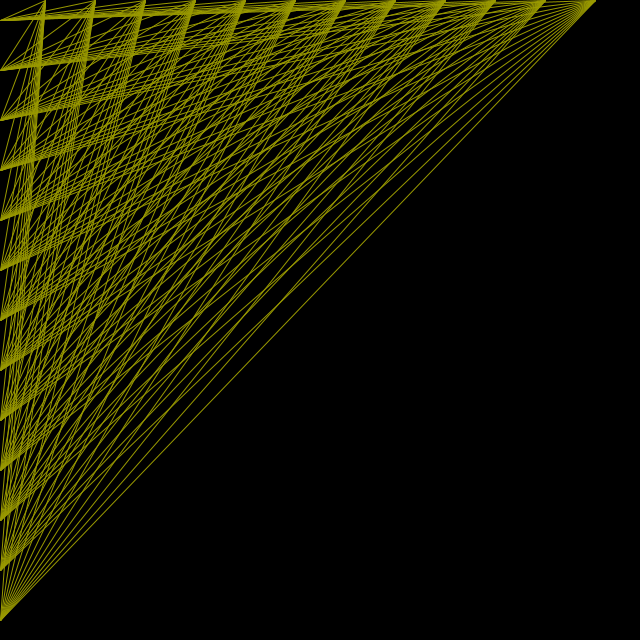
Frame 1 (no input)
Frame 60 (the mouse pressed at the canvas centre just before this capture): identical to frame 1, image omitted
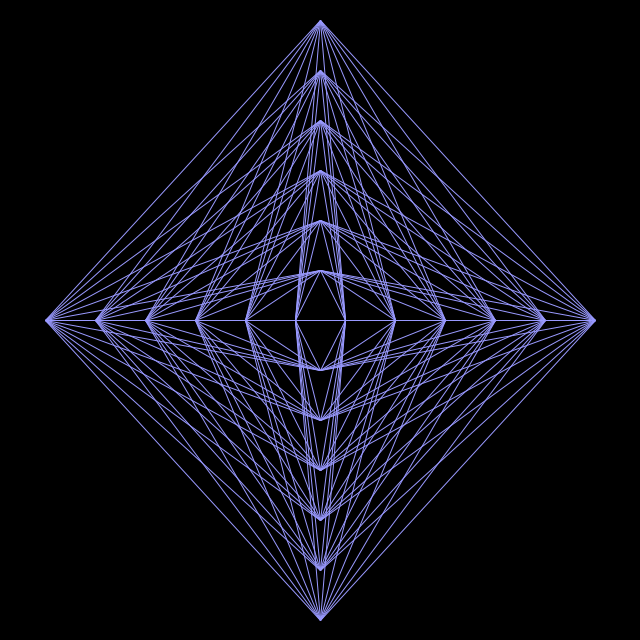
Frame 120 (the mouse held since frame 60 and released just before this capture)

The Processing sketch that drew these frames (run headless with seeded random() and noise(); from frame 60 on, the mouse is pressed at the canvas centre):

// Processing sketch: processing_156709
// ── processing_156709.pde

//lines with starting point (0,0) x increasing by 1
//ending line starting at (500,500), x
int gridSize=20;

void setup(){
  size(640,640);
}

void draw(){
  background(0);
  for(int x=gridSize; x<width-gridSize; x+=50){
  for(int y = gridSize; y<=height-gridSize; y+=50){
    stroke(153,153,mouseX);
    line(x+25,mouseY,mouseX,y);
    }
  }
}
